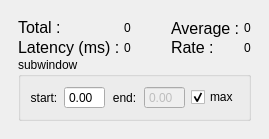
  <widget class="QDockWidget" name="psthDock">
   <property name="windowTitle">
    <string>PSTH</string>
   </property>
   <attribute name="dockWidgetArea">
    <number>2</number>
   </attribute>
   <widget class="QWidget" name="dockWidgetContents_2">
    <layout class="QVBoxLayout" name="verticalLayout_10">
     <item>
      <widget class="QWidget" name="PSTHContainer" native="true">
       <layout class="QVBoxLayout" name="verticalLayout_6">
        <property name="spacing">
         <number>0</number>
        </property>
        <item>
         <widget class="PSTHWidget" name="psth" native="true"/>
        </item>
        <item>
         <layout class="QGridLayout" name="gridLayout_9">
          <item row="0" column="0">
           <widget class="QLabel" name="label_11">
            <property name="sizePolicy">
             <sizepolicy hsizetype="Preferred" vsizetype="Fixed">
              <horstretch>0</horstretch>
              <verstretch>0</verstretch>
             </sizepolicy>
            </property>
            <property name="font">
             <font>
              <pointsize>12</pointsize>
             </font>
            </property>
            <property name="toolTip">
             <string>Total no. of spikes over repetitions</string>
            </property>
            <property name="text">
             <string>Total :</string>
            </property>
           </widget>
          </item>
          <item row="0" column="3">
           <widget class="QLabel" name="label_16">
            <property name="font">
             <font>
              <pointsize>12</pointsize>
             </font>
            </property>
            <property name="toolTip">
             <string>Mean no. of spikes per unique stimulus</string>
            </property>
            <property name="text">
             <string>Average : </string>
            </property>
           </widget>
          </item>
          <item row="1" column="0">
           <widget class="QLabel" name="label_5">
            <property name="font">
             <font>
              <pointsize>12</pointsize>
             </font>
            </property>
            <property name="toolTip">
             <string>Mean time of first spike</string>
            </property>
            <property name="text">
             <string>Latency (ms) : </string>
            </property>
           </widget>
          </item>
          <item row="1" column="1">
           <widget class="QLabel" name="spikeLatencyLbl">
            <property name="text">
             <string>0</string>
            </property>
           </widget>
          </item>
          <item row="1" column="3">
           <widget class="QLabel" name="label_7">
            <property name="sizePolicy">
             <sizepolicy hsizetype="Preferred" vsizetype="Fixed">
              <horstretch>0</horstretch>
              <verstretch>0</verstretch>
             </sizepolicy>
            </property>
            <property name="font">
             <font>
              <pointsize>12</pointsize>
             </font>
            </property>
            <property name="toolTip">
             <string>Mean no. spikes per window</string>
            </property>
            <property name="text">
             <string>Rate :</string>
            </property>
           </widget>
          </item>
          <item row="1" column="4">
           <widget class="QLabel" name="spikeRateLbl">
            <property name="text">
             <string>0</string>
            </property>
           </widget>
          </item>
          <item row="0" column="4">
           <widget class="QLabel" name="spikeAvgLbl">
            <property name="text">
             <string>0</string>
            </property>
           </widget>
          </item>
          <item row="0" column="1">
           <widget class="QLabel" name="spikeTotalLbl">
            <property name="text">
             <string>0</string>
            </property>
           </widget>
          </item>
          <item row="0" column="2">
           <spacer name="horizontalSpacer_3">
            <property name="orientation">
             <enum>Qt::Horizontal</enum>
            </property>
            <property name="sizeHint" stdset="0">
             <size>
              <width>40</width>
              <height>20</height>
             </size>
            </property>
           </spacer>
          </item>
         </layout>
        </item>
        <item>
         <layout class="QHBoxLayout" name="horizontalLayout_3">
          <item>
           <widget class="QGroupBox" name="groupBox">
            <property name="title">
             <string>subwindow</string>
            </property>
            <property name="flat">
             <bool>false</bool>
            </property>
            <layout class="QHBoxLayout" name="horizontalLayout_13">
             <item>
              <widget class="QLabel" name="label_6">
               <property name="text">
                <string>start:</string>
               </property>
               <property name="alignment">
                <set>Qt::AlignCenter</set>
               </property>
              </widget>
             </item>
             <item>
              <widget class="SmartSpinBox" name="psthStartField">
               <property name="buttonSymbols">
                <enum>QAbstractSpinBox::NoButtons</enum>
               </property>
              </widget>
             </item>
             <item>
              <widget class="QLabel" name="label_13">
               <property name="text">
                <string>end:</string>
               </property>
               <property name="alignment">
                <set>Qt::AlignCenter</set>
               </property>
              </widget>
             </item>
             <item>
              <widget class="SmartSpinBox" name="psthStopField">
               <property name="enabled">
                <bool>false</bool>
               </property>
               <property name="buttonSymbols">
                <enum>QAbstractSpinBox::NoButtons</enum>
               </property>
              </widget>
             </item>
             <item>
              <widget class="QCheckBox" name="psthMaxBox">
               <property name="text">
                <string>max</string>
               </property>
               <property name="checked">
                <bool>true</bool>
               </property>
              </widget>
             </item>
            </layout>
           </widget>
          </item>
         </layout>
        </item>
       </layout>
      </widget>
     </item>
    </layout>
   </widget>
  </widget>
